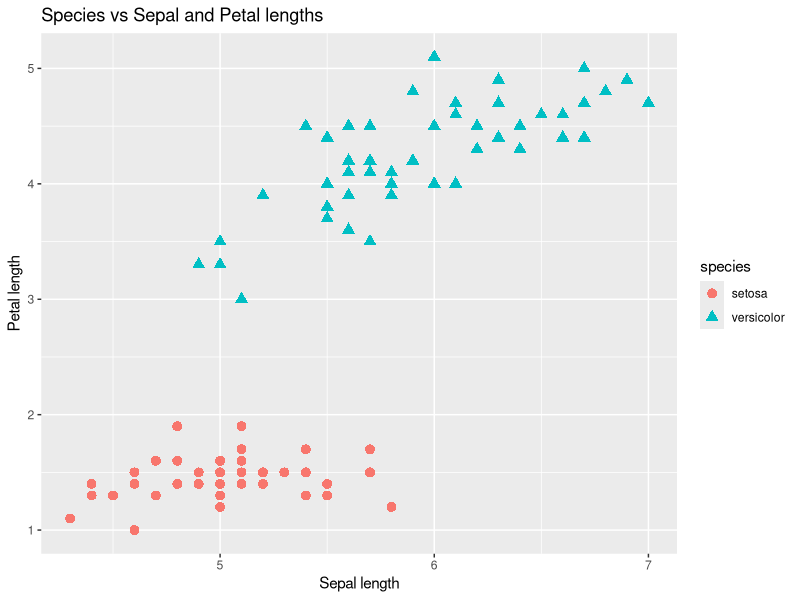
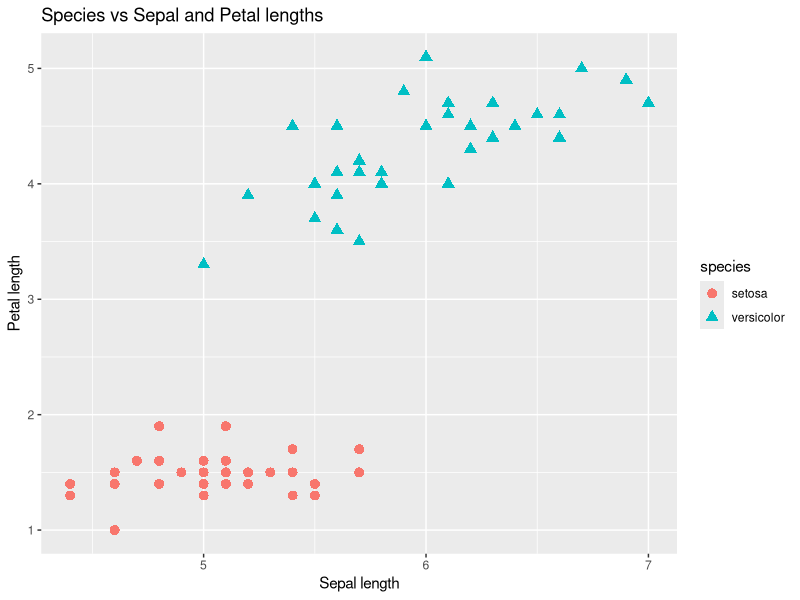
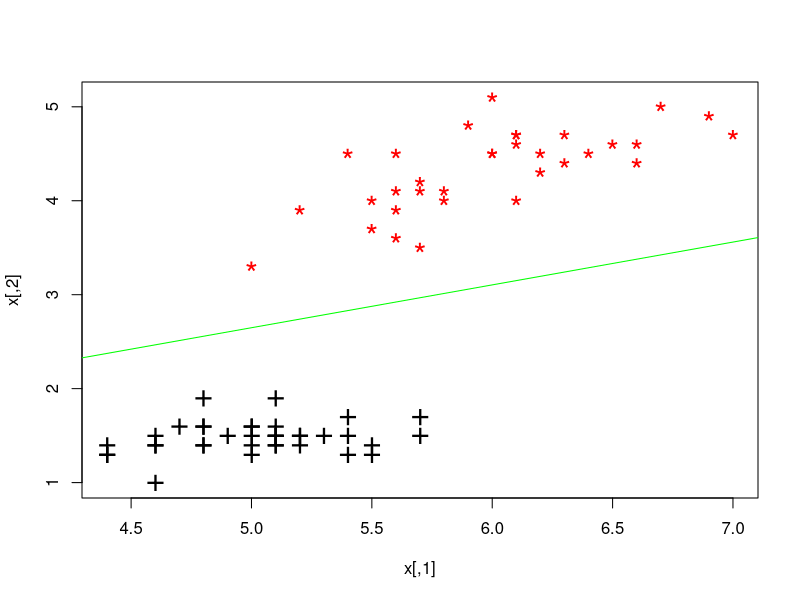

Write the R code that produced these figures, in order.

######################################################################
####    Chapter 4 - Introduction to Neural Networks - using R    #####
### Simple Perceptron implementation function in R - iris dataset  ###
######################################################################

######################################################################
##########                      STEPS                       ##########
######################################################################

# 1) Provide the perceptron with inputs for which there is a known answer (training)
# 2) Ask the perceptron to guess an answer.
# 3) Compute the error (did it get the answer right or wrong ?)
# 4) Adjust all the weights according to the error
# 5) Return to step 1 and repeat

######################################################################
##########                      CODE                        ##########
######################################################################

# Libraries ---------------------------------------------------------------
require(ggplot2)


# Data loading & preview ---------------------------------------------------------------

data(iris)
View(iris)
head(iris, n=100)

# Data Selection ---------------------------------------------------------------

# only pick rows w/ setosa and versicolor species and only cols 1, 3 and 5
iris_sub=iris[1:100, c(1, 3, 5)]

# define names for the sub data set
names(iris_sub)=c("sepal", "petal", "species")
#View(names(iris_sub))
head(iris_sub)

# Visualize Data ----------------------------------------------------------

# scatter plot
ggplot(iris_sub, aes(x = sepal, y = petal)) +
  geom_point(aes(colour=species, shape=species), size = 3) +
  xlab("Sepal length") +
  ylab("Petal length") +
  ggtitle("Species vs Sepal and Petal lengths")


# Prep training data (Randomize) --------------------------------------------------------
index = sample(1:nrow(iris_sub),round(0.70*nrow(iris_sub)))
train_data <- as.data.frame(iris_sub[index,])

# Prep Test data ----------------------------------------------------------
test_data <- as.data.frame(iris_sub[-index,])


# Training data inputs -----------------------------------------------------------
# inputs
x = cbind(train_data$sepal, train_data$petal)
View(x)

# labels. The function 'ifelse' returns a vector of the same length and attributes as iris_sub$species
y = ifelse(train_data$species == "setosa", +1, -1)
View(train_data$species)
View(y)

# Visualize Training Data ----------------------------------------------------------
# scatter plot
ggplot(train_data, aes(x = sepal, y = petal)) +
  geom_point(aes(colour=species, shape=species), size = 3) +
  xlab("Sepal length") +
  ylab("Petal length") +
  ggtitle("Species vs Sepal and Petal lengths")

# Helper functions --------------------------------------------------------

# compute absolute value
abs = function(x) {sqrt(sum(x * x))}

# guess species given output
guess = function(x,w,b){
  # 1) compute output given inputs, weights and bias & normalize result
  output = sum(x*w) + b/abs(sum(x*w) + b)
  return(ifelse(output < 0, -1, +1)) # apply activation function (-1 if output<0; 1 if output >0)
}

# Perceptron function -----------------------------------------------------

# the objective is to converge towards an optimal weight vector, in order to get the best prediction possible

perceptron = function(x, y, learning.rate=0.05) {
  w = runif(ncol(x)) # initialize weights vector (vector in R^(number of inputs)) w/ random values
  b = 1 # initialize bias
  k = 0 # initialize iteration counter

    for (i in 1:nrow(x)) {
      # debug:
      print (w)
      print (b)
      print (k)
      
      # compute output and guess
      current_guess = guess(x[i,],w,b)
      
      # if guess is wrong
      if (y[i] != current_guess) {
        error=(y[i]-current_guess)  # compute error (NOT loss function)
        #can only be 0, -2, or 2
        #ex1: if current_guess = -1 & y[i] = 1 then weights values are too low => positive error
        #ex2: if current_guess = 1 & y[i] = -1 then weights values are too high => negative error
        w = w + learning.rate * error * x[i,] # adjust weight vector w with given error
        b = b + learning.rate * error # adjust bias b given error
      }
      k = k+1 # increment iteration counter

    }
  
  # return updated weights (supposed to be optimals), updated bias and updated number of iterations
  return(list(w,b,k))
}

# Perceptron p Training -------------------------------------------------------

p <- perceptron(x,y,0.5)


# Extract Trained perceptron parameters -----------------------------------

p$w=(p[[1]])
print(p$w)
print(p$w[1])
print(p$w[2])
p$b=(p[[2]])
print(p$b)

#  Plotting the linear separation line -----------------------------------------------

plot(x,cex=0.2)
points(subset(x,y==1),col="black",pch="+",cex=2)
points(subset(x,y==-1),col="red",pch="*",cex=2)
intercept <- -p$b[1] / p$w[2]
slope <- -p$w[1] / p$w[2]
abline(intercept,slope,col="green")

